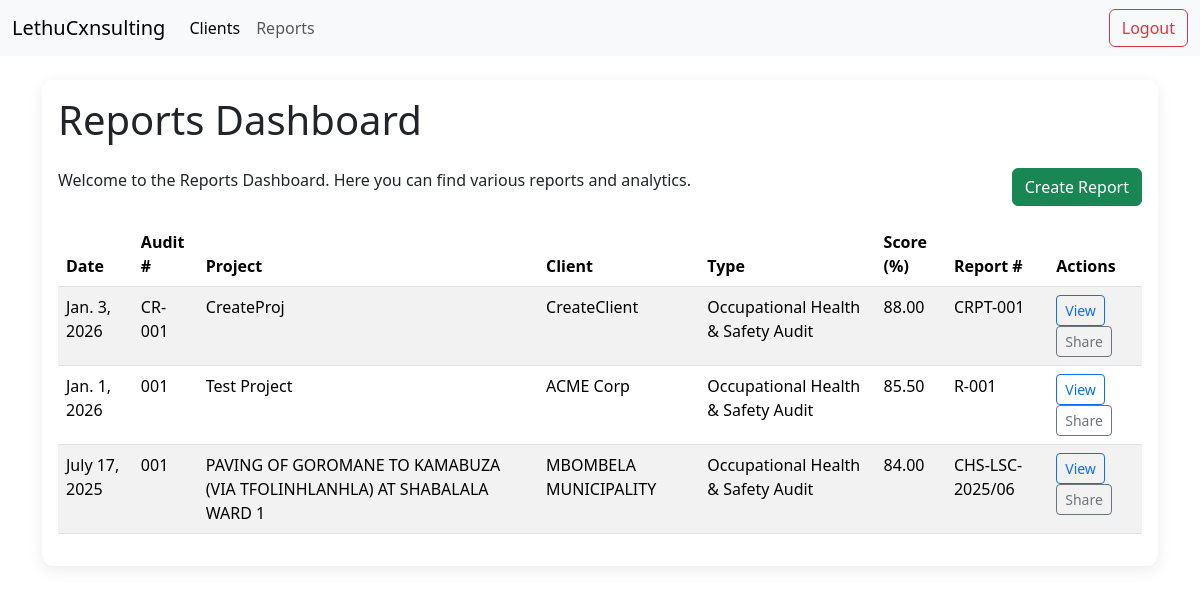
The app's page /reports/ (signed in) with its own data.
### audit/models.py (models this page shows, shortened)
class Audit(models.Model):
    AUDIT_TYPES = [
        ('OHS', 'Occupational Health & Safety Audit'),
        ('ENV', 'Environmental Audit'),
        ('QUAL', 'Quality Audit'),
    ]
    project = models.ForeignKey(Project, on_delete=models.CASCADE)
    audit_date = models.DateField()
    audit_type = models.CharField(max_length=10, choices=AUDIT_TYPES, default='OHS')
    audit_number = models.CharField(max_length=50)  # e.g., "001"
    performed_by = models.CharField(max_length=200)  # e.g., "LETHU SAFETY CONSULTANTS (PTY) LTD"
    report_number = models.CharField(max_length=100)  # e.g., "CHS-LSC-2025/06"
    overall_score_percentage = models.DecimalField(max_digits=5, decimal_places=2,
                                                   validators=[MinValueValidator(0), MaxValueValidator(100)])
    standard_required = models.DecimalField(max_digits=5, decimal_places=2, default=75.00,
                                            validators=[MinValueValidator(0), MaxValueValidator(100)])
    improvement_notices = models.IntegerField(default=0)
    contravention_notices = models.IntegerField(default=0)
    prohibition_notices = models.IntegerField(default=0)

class Project(models.Model):
    title = models.CharField(max_length=500)
    permit_number = models.CharField(max_length=100)
    location = models.CharField(max_length=500)
    client = models.ForeignKey(Client, on_delete=models.CASCADE)
    consulting_engineer = models.ForeignKey(ConsultingFirm, on_delete=models.CASCADE)
    principal_contractor = models.ForeignKey(PrincipalContractor, on_delete=models.CASCADE)

class Client(models.Model):
    name = models.CharField(max_length=200)
    contact_name = models.CharField(max_length=200, blank=True, null=True)
    contact_email = models.EmailField(blank=True, null=True)
    contact_phone = models.CharField(max_length=50, blank=True, null=True)
    address = models.TextField(blank=True, null=True)

### audit/views.py (the view)
# urls.py: path('reports/', ReportDashboard.as_view(), name='report-dashboard'),
class ReportDashboard(LoginRequiredMixin, TemplateView):
    template_name = 'dashboard/reports/index.html'
    login_url = '/'
    def get_context_data(self, **kwargs):
        ctx = super().get_context_data(**kwargs)
        from audit.models import Audit
        audit_qs = Audit.objects.select_related('project', 'project__client').order_by('-audit_date')
        paginator = Paginator(audit_qs, 10)  # 10 audits per page
        page = self.request.GET.get('page')
        try:
            audits_page = paginator.page(page)
        except PageNotAnInteger:
            audits_page = paginator.page(1)
        except EmptyPage:
            audits_page = paginator.page(paginator.num_pages)
        ctx['audits'] = audits_page.object_list
        ctx['page_obj'] = audits_page
        ctx['paginator'] = paginator
        return ctx

### templates/dashboard/reports/index.html (shortened to what this page needs)
{% extends 'assets/base.html' %}
{% block content %}
    <h1 class="mb-4">Reports Dashboard</h1>
    <div class="d-flex justify-content-between mb-3">
        <p class="mb-0">Welcome to the Reports Dashboard. Here you can find various reports and analytics.</p>
        <div>
            <button class="btn btn-success" data-app-action="report-create">Create Report</button>
        </div>
    </div>
    {% if audits %}
        <div class="table-responsive">
            <table class="table table-striped table-hover">
                <thead>
                    <tr>
                        <th>Date</th>
                        <th>Audit #</th>
                        <th>Project</th>
                        <th>Client</th>
                        <th>Type</th>
                        <th>Score (%)</th>
                        <th>Report #</th>
                        <th>Actions</th>
                    </tr>
                </thead>
                <tbody>
                    {% for audit in audits %}
                        <tr data-audit-id="{{ audit.id }}" data-client-email="{{ audit.project.client.contact_email|default:'' }}">
                            <td>{{ audit.audit_date }}</td>
                            <td>{{ audit.audit_number }}</td>
                            <td>{{ audit.project.title }}</td>
                            <td>{{ audit.project.client.name }}</td>
                            <td>{{ audit.get_audit_type_display }}</td>
                            <td>{{ audit.overall_score_percentage }}</td>
                            <td>{{ audit.report_number }}</td>
                            <td>
                                <a href="{% url 'audit:report-detail' audit.id %}" class="btn btn-sm btn-outline-primary">View</a>
                                <button class="btn btn-sm btn-outline-secondary" data-app-action="report-share" data-audit-id="{{ audit.id }}">Share</button>
                            </td>
                        </tr>
                    {% endfor %}
                </tbody>
            </table>
        </div>
    {% else %}
        <p>No reports found.</p>
    {% endif %}
{% endblock %}

### records on screen
Audit: audit_date "Jan. 3, 2026", audit_number "CR-001", project "CreateProj", project.client.name "CreateClient", audit_type "Occupational Health & Safety Audit", overall_score_percentage "88.00", report_number "CRPT-001"
Audit: audit_date "Jan. 1, 2026", audit_number "001", project "Test Project", project.client.name "ACME Corp", audit_type "Occupational Health & Safety Audit", overall_score_percentage "85.50", report_number "R-001"
Audit: audit_date "July 17, 2025", audit_number "001", project "PAVING OF GOROMANE TO KAMABUZA (VIA TFOLINHLANHLA) AT SHABALALA WARD 1", project.client.name "MBOMBELA MUNICIPALITY", audit_type "Occupational Health & Safety Audit", overall_score_percentage "84.00", report_number "CHS-LSC-2025/06"
